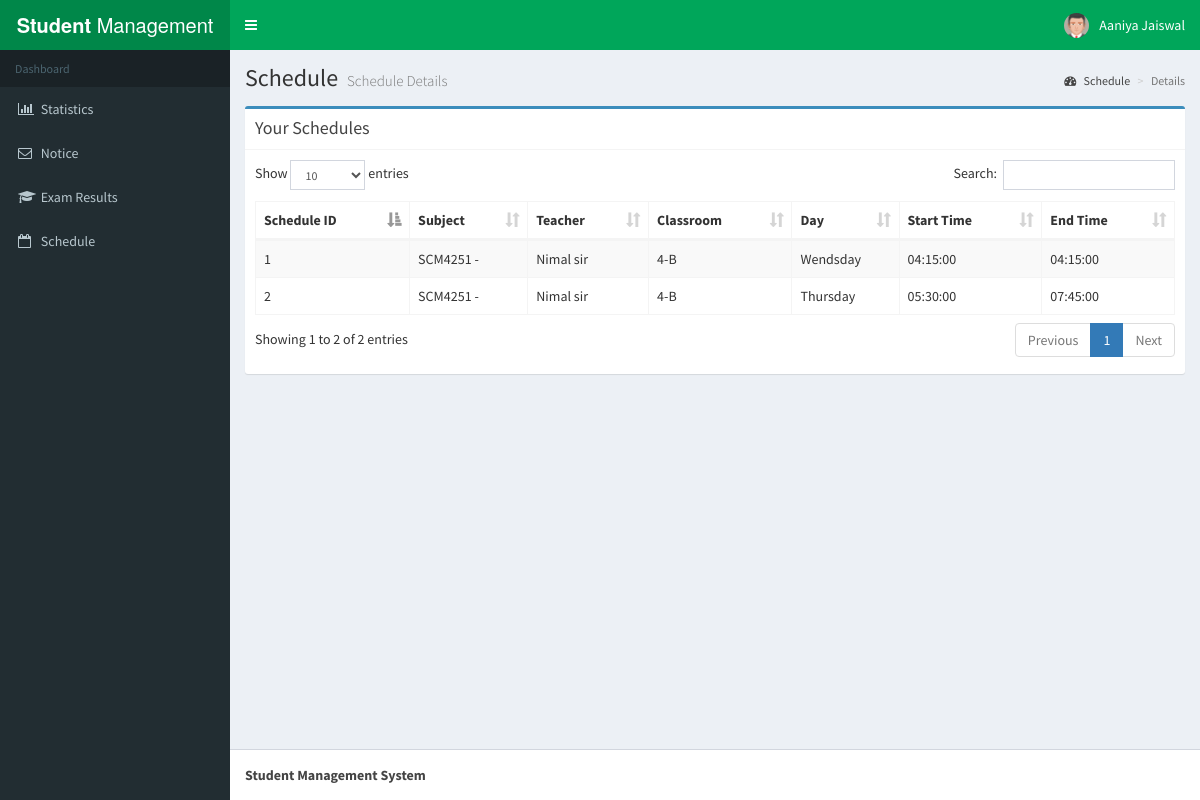
The page /schedule-stu.php (signed in) on the database its author committed.
### tables this page shows
CREATE TABLE `schedule` (
  `id` int(11) NOT NULL,
  `subject` varchar(50) NOT NULL,
  `teacher` varchar(50) NOT NULL,
  `day` varchar(50) NOT NULL,
  `stime` time NOT NULL,
  `class` varchar(50) NOT NULL,
  `etime` time NOT NULL
);

CREATE TABLE `teacher` (
  `tid` varchar(50) NOT NULL,
  `fname` varchar(50) NOT NULL,
  `lname` varchar(50) NOT NULL,
  `address` varchar(50) NOT NULL,
  `contact` varchar(50) NOT NULL,
  `bday` date NOT NULL,
  `skill` varchar(500) NOT NULL,
  `gender` varchar(25) NOT NULL,
  `email` varchar(50) NOT NULL
);

### schedule-stu.php (the view, shortened to what this page needs)
<?php session_start();
include_once 'database.php';
?>
<!DOCTYPE html>
<html>
<head>
  <link rel="stylesheet" href="bower_components/bootstrap/dist/css/bootstrap.min.css">
  <link rel="stylesheet" href="bower_components/font-awesome/css/font-awesome.min.css">
  <link rel="stylesheet" href="bower_components/Ionicons/css/ionicons.min.css">
    <link rel="stylesheet" href="bower_components/datatables.net-bs/css/dataTables.bootstrap.min.css">
  <link rel="stylesheet" href="bower_components/bootstrap-daterangepicker/daterangepicker.css">
    <link rel="stylesheet" href="plugins/timepicker/bootstrap-timepicker.min.css">
  <link rel="stylesheet" href="bower_components/bootstrap-datepicker/dist/css/bootstrap-datepicker.min.css">
  <link rel="stylesheet" href="bower_components/select2/dist/css/select2.min.css">
  <link rel="stylesheet" href="dist/css/AdminLTE.min.css">
  <link rel="stylesheet" href="dist/css/skins/_all-skins.min.css">
</head>
<body class="hold-transition skin-green sidebar-mini">
<div class="wrapper">
 <?php include_once 'header.php'; ?>
  <?php include_once 'sidebar.php'; ?>
  <div class="content-wrapper">
    <section class="content-header">
      <h1>
        Schedule
        <small>Schedule Details</small>
      </h1>
      <ol class="breadcrumb">
        <li><a href="#"><i class="fa fa-dashboard"></i> Schedule</a></li>
        <li class="active">Details</li>
      </ol>
    </section>
    <section class="content">
 <div class="row">
          <div class="col-xs-12">
          <div class="box box-primary">
            <div class="box-header with-border">
              <h3 class="box-title">Your Schedules</h3>
            </div>
            <div class="box-body">
              <table id="example1" class="table table-bordered table-striped">
                <thead>
                <tr>
                  <th>Schedule ID</th>
                  <th>Subject</th>
                  <th>Teacher</th>
                  <th>Classroom</th>
                  <th>Day</th>
                  <th>Start Time</th>
                  <th>End Time</th>
                </tr>
                </thead>
                <tbody>
                  <?php
                  $sql = "SELECT * FROM schedule where class = (SELECT classroom from student where sid ='".$_SESSION['uid']."')";
                  $result = $conn->query($sql);
                  if ($result->num_rows > 0) {
                     while($row = $result->fetch_assoc()) {
                      $row2 = ($conn->query("select fname,lname from teacher where tid ='".$row["teacher"]."'"))->fetch_assoc();
                      $row3 = ($conn->query("select title from subject where sid ='".$row["subject"]."'"))->fetch_assoc();
                      echo "<tr><td> " . $row["id"]. " </td><td> " . $row["subject"]." - " . $row3["title"]." </td><td> " . $row2["fname"]."  " . $row2["lname"]."</td><td> " . $row["class"]. "</td><td>" . $row["day"]. "</td><td>" . $row["stime"]. "</td><td>" . $row["etime"]. "</td></tr>";
                       }
                                  } else {
                                    echo "<tr><td colspan='7'>No schedules found.</td></tr>";
                                  }
                  ?>
                </tbody>
              </table>
            </div>
          </div>
          </div>
        </div>
    </section>
  </div>
  <?php include_once 'footer.php'; ?>
</div>
</body>
</html>

### rows shown on the page
schedule: id "1", subject "SCM4251", teacher.fname "Nimal sir", class "4-B", day "Wendsday", stime "04:15:00", etime "04:15:00"
schedule: id "2", subject "SCM4251", teacher.fname "Nimal sir", class "4-B", day "Thursday", stime "05:30:00", etime "07:45:00"

### other values the page prints
$_SESSION['user'] "Aaniya Jaiswal"
